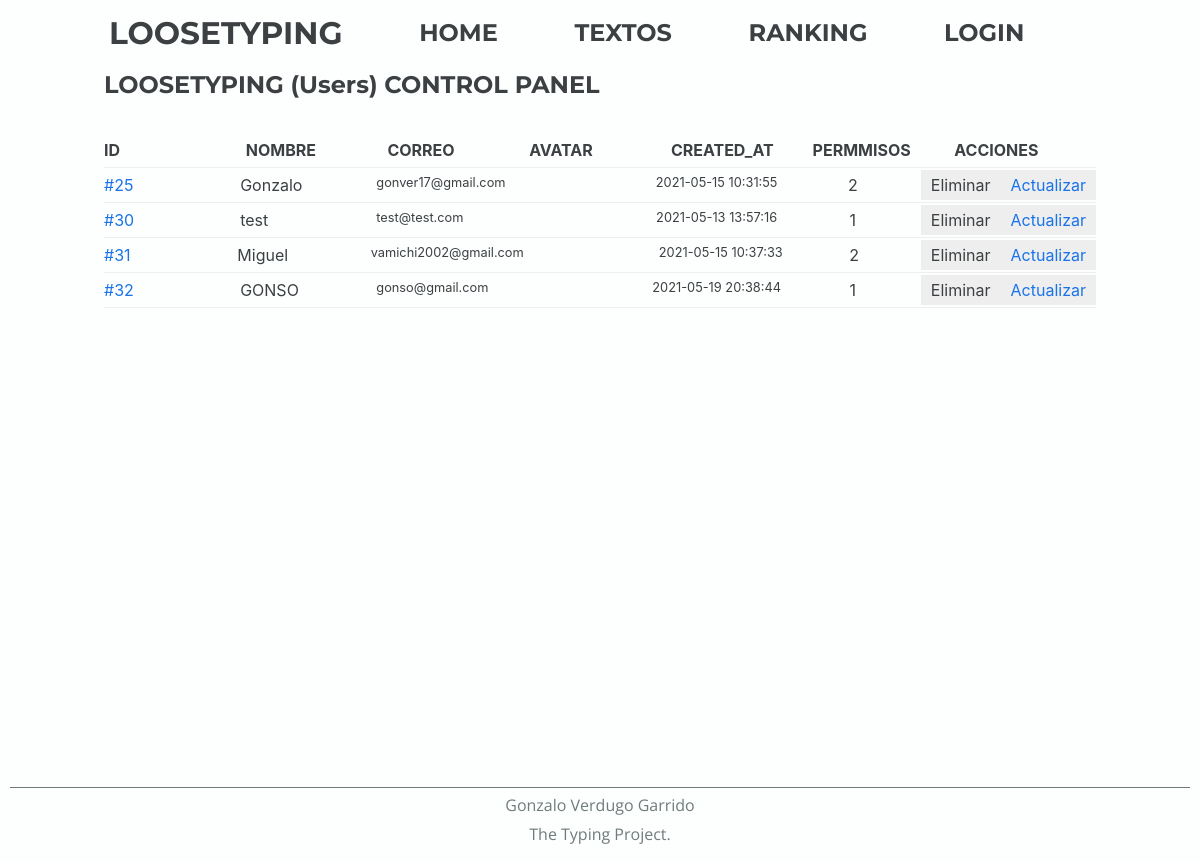
The page /views/panelUsuarios.php?option=allU on the database as committed earlier.
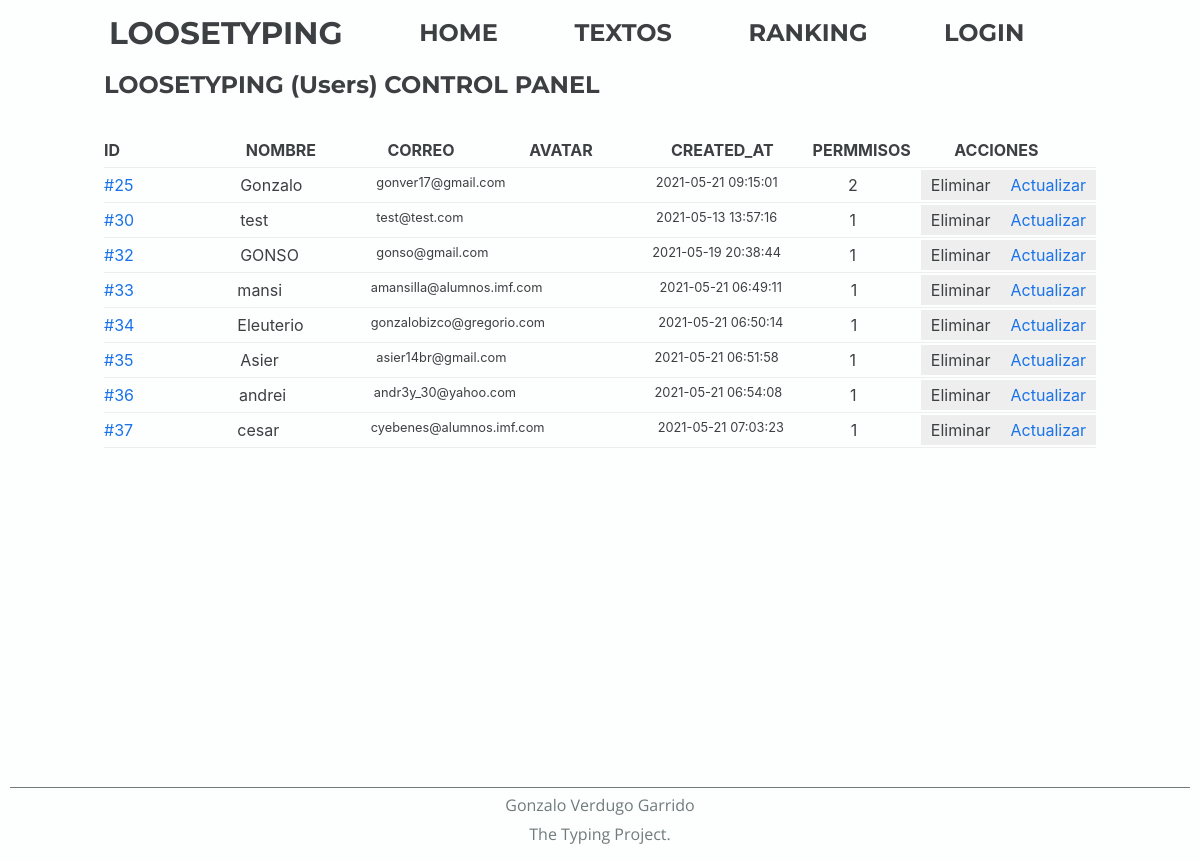
The same page on the database as committed later.
### tables this page shows
CREATE TABLE `usuarios` (
  `id` int(11) NOT NULL,
  `nom_user` varchar(50) DEFAULT NULL,
  `ema_user` varchar(60) DEFAULT NULL,
  `pas_user` varchar(200) DEFAULT NULL,
  `ava_user` varchar(100) DEFAULT 'ec ec-robot',
  `created_at` timestamp NOT NULL DEFAULT current_timestamp() ON UPDATE current_timestamp(),
  `per_user` int(11) DEFAULT NULL
);

### public_html/private/model/dao/daoUser.php (called while the page is built, shortened)
<?php
class DaoUser
{
    public static function getAllUsers()
    {
        $db= DbConnection::getInstance();
        $query = "select * from usuarios";
        $commit=$db->prepare($query);
        $commit->execute();
        $arr=$commit->fetchAll();
        return $arr;
    }
}

### public_html/private/model/user.php (the view, shortened to what this page needs)
<?php
include_once("dao/daoUser.php");
class User
{
    private $id;
    private $name;
    private $email;
    private $avatar;
    private $createdAt;
    private $permisos;
    public function __construct($id="", $name="", $email="", $password="", $avatar="", $createdAt="", $permisos="")
    {
        $this->id=$id;
        $this->name=$name;
        $this->email=$email;
        $this->avatar=$avatar;
        $this->createdAt=$createdAt;
        $this->permisos=$permisos;
    }
    public function getId()
    {
        return $this->id;
    }
    public function getName()
    {
        return $this->name;
    }
    public function getEmail()
    {
        return $this->email;
    }
    public function getAvatar()
    {
        return $this->avatar;
    }
    public function getCreatedAt()
    {
        return $this->createdAt;
    }
    public function getPermisos()
    {
        return $this->permisos;
    }
    public static function getAllUsers()
    {
        $daoResult = DaoUser::getAllUsers();
        $users = array();
        foreach ($daoResult as $daoUser) {
            array_push($users, new User($daoUser['id'], $daoUser['nom_user'], $daoUser['ema_user'], $daoUser['pas_user'], $daoUser['ava_user'], $daoUser['created_at'], $daoUser['per_user']));
        }
        return $users;
    }
    public function imprimir()
    {
        $html="";
        $rand = rand(0, 100000);
        $html.="<div id='{$rand}' class='user-div record-row'>";
        $html.="<div class='record-data' ><a href='profile.php?id=".$this->id."'>#{$this->getId()}</a></div>";
        $html.="<div class='record-data'>{$this->getName()}</div>";
        $html.="<div class='record-data small'>{$this->getEmail()}</div>";
        $html.="<div class='{$this->getAvatar()} record-data center'></div>";
        $html.="<div class='record-data small center'>{$this->getCreatedAt()}</div>";
        $html.="<div class='record-data center'>{$this->getPermisos()}</div>";
        $html.="<div class='user-div-buttons' record-data>";
        $html.="<a class='button' onclick='eliminarUsuario({$rand},{$this->id})' >Eliminar</a>";
        $html.="<a class='button'  href='actualizarUsuario.php?userId={$this->id}'>Actualizar</a>";
        $html.="</div>";
        $html.="</div>";
        return $html;
    }
}

### public_html/views/panelusuarios.php (shortened to what this page needs)
<?php
include("../private/model/user.php");
$allUsers=User::getAllUsers();
?>
<!DOCTYPE html>
<html lang='es' dir='ltr'>
<head>
    <link rel="stylesheet" href="../css/reboot.css">
    <?php include "../includes/general-head.php" ?>
</head>
<body>
    <main>
        <?php include "../includes/nav.php" ?>
        <section>
            <h1>LOOSETYPING (Users) CONTROL PANEL</h1>
            <div class="record-header">
                <div class="record-data"><b>ID</b></div>
                <div class="record-data"><b>NOMBRE</b></div>
                <div class="record-data"><b>CORREO</b></div>
                <div class="record-data"><b>AVATAR</b></div>
                <div class="record-data"><b>CREATED_AT</b></div>
                <div class="record-data"><b>PERMMISOS</b></div>
                <div class="record-data"><b>ACCIONES</b></div>
            </div>
            <div id="column-div">
                <?php
                    foreach ($allUsers as $user) {
                        echo $user->imprimir();
                    }
                ?>
            </div>
        </section>
        <?php include "../includes/footer.php" ?>
    </main>
</body>
</html>

Rows that differ between the two databases and show on the page:
removed usuarios: id "31", nom_user "Miguel", ema_user "vamichi2002@gmail.com", created_at "2021-05-15 10:37:33", per_user "2"
changed usuarios "Gonzalo": created_at "2021-05-15 10:31:55" → "2021-05-21 09:15:01"
added usuarios: id "33", nom_user "mansi", ema_user "amansilla@alumnos.imf.com", created_at "2021-05-21 06:49:11", per_user "1"
added usuarios: id "34", nom_user "Eleuterio", ema_user "gonzalobizco@gregorio.com", created_at "2021-05-21 06:50:14", per_user "1"
added usuarios: id "35", nom_user "Asier", ema_user "asier14br@gmail.com", created_at "2021-05-21 06:51:58", per_user "1"
added usuarios: id "36", nom_user "andrei", ema_user "andr3y_30@yahoo.com", created_at "2021-05-21 06:54:08", per_user "1"
added usuarios: id "37", nom_user "cesar", ema_user "cyebenes@alumnos.imf.com", created_at "2021-05-21 07:03:23", per_user "1"
